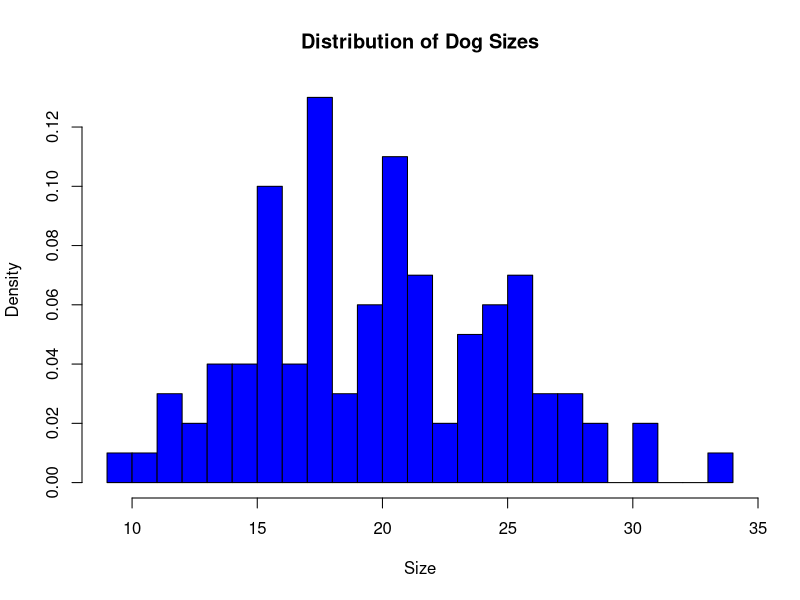
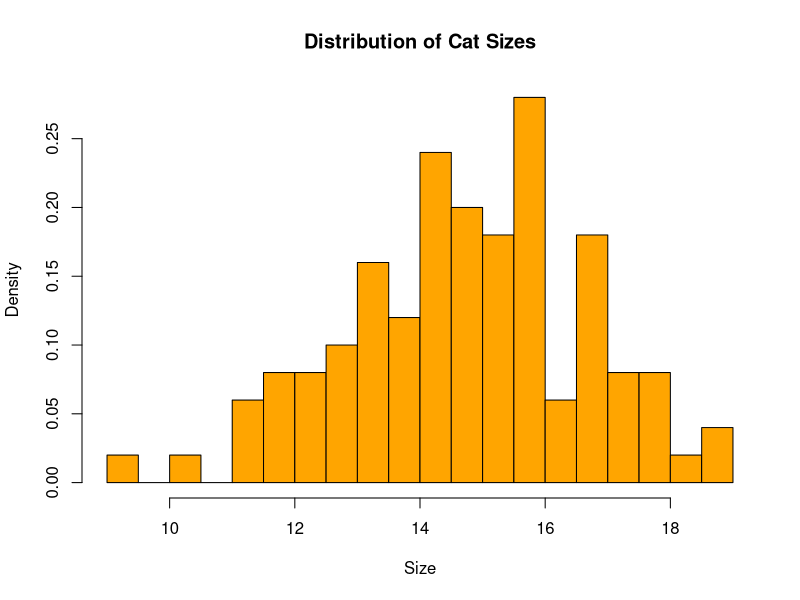
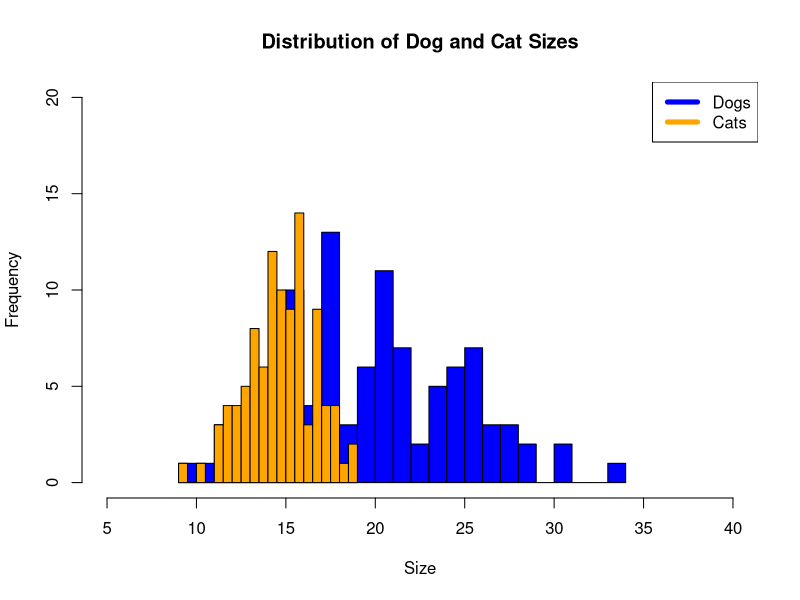
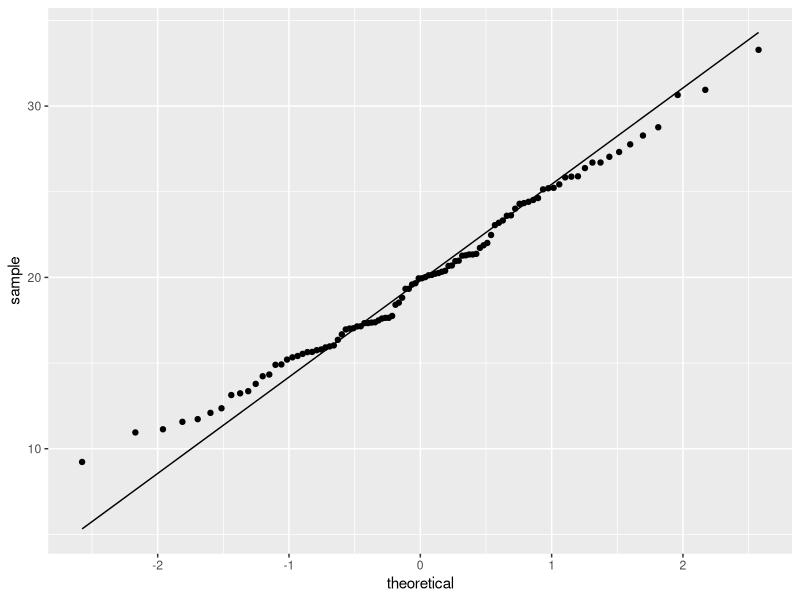
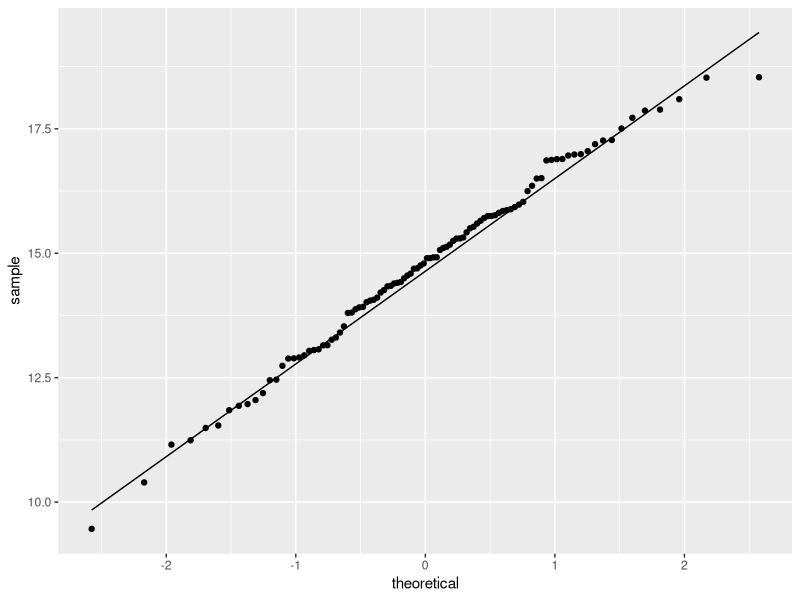

Write R code to recreate these figures, in order.
## ---- chunk 1
knitr::opts_chunk$set(echo = TRUE)
knitr::opts_chunk$set(warning = FALSE, message = FALSE) 
## ---- chunk 2
# Installing and loading libraries 
library(tidyverse)
library(dplyr)
library(ggplot2)
library(car)
## ---- chunk 3
#nothing is ever truly random when "randomly" generated on a computer - always pseudo random
#set.seed(124) #can be used to get the same "random" sample consistently 
dog_mu = 20
dog_sigma = 5
dog_sample = rnorm(100,dog_mu,dog_sigma)
cat_mu = 15
cat_sigma = 2
cat_sample = rnorm(100,cat_mu,cat_sigma)

#random R tip #1: to view any variable, highlight it and Cmd+enter/Ctrl+enter 

## ---- chunk 4
#visualizing data 
hist_dog <- hist(dog_sample,
main="Distribution of Dog Sizes",
xlab="Size",
col="blue",
alpha = 0.6, 
freq=FALSE,
breaks = 20
)
hist_cat <- hist(cat_sample,
main="Distribution of Cat Sizes",
xlab="Size",
col="orange",
alpha = 0.4, 
freq=FALSE,
breaks = 20
)

#in the same plot 
plot(hist_dog, xlim = c(5, 40), ylim = c(0,20), col = "blue", main = "Distribution of Dog and Cat Sizes", xlab = "Size") + plot(hist_cat, add = TRUE, col = "orange")
legend("topright", c("Dogs", "Cats"), col=c("blue", "Orange"), lwd=5)

#try other ways to visualize the data here 

## ---- chunk 5
#summarizing our data  
dog_mean <- mean(dog_sample)
dog_sd <- sd(dog_sample)

cat_mean <- mean(cat_sample)
cat_sd <- sd(cat_sample)
## ---- chunk 6
# Visualize normality with a Q-Q plot 
data_frame(val = dog_sample) %>%
          ggplot(., aes(sample = val)) + 
                geom_qq_line() + 
                geom_qq()
data_frame(val = cat_sample) %>%
          ggplot(., aes(sample = val)) + 
                geom_qq_line() + 
                geom_qq()

#Running the Shapiro-Wilk test for normality
shapiro.test(dog_sample)
shapiro.test(cat_sample)
## ---- chunk 7
#because Levene's test was written for data frames, we will have to wrangle our two vectors into a data frame to get in the required format before running Levene's test 
data_frame <- as.data.frame(cbind(dog_sample, cat_sample))
data_frame <- pivot_longer(data_frame, everything(), names_to = "variable", values_to = "value")
leveneTest(value ~ variable, data_frame)

#NOTE: a lot of the plots and other tests we ran above can be redone in a more efficient and elegant way with our data_frame. Give it a try! 
## ---- chunk 8
#The Independent two sample t-test 
t.test(dog_sample,cat_sample,var.equal = TRUE)

#The Welch's t-test
t.test(dog_sample,cat_sample,var.equal = FALSE)
## ---- chunk 9
#t-test
